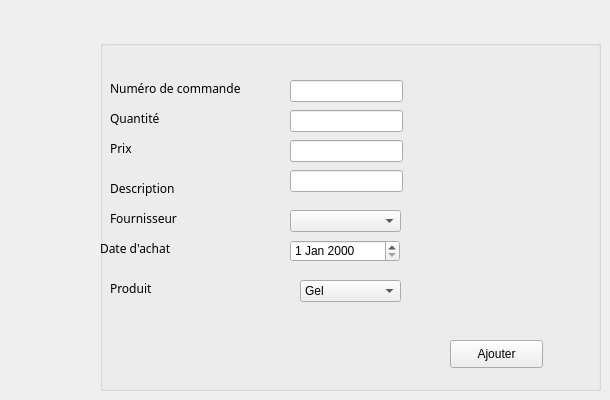
       <widget class="QWidget" name="tab_11">
        <attribute name="title">
         <string>ajouter commande</string>
        </attribute>
        <widget class="QGroupBox" name="groupBox">
         <property name="geometry">
          <rect>
           <x>100</x>
           <y>40</y>
           <width>501</width>
           <height>351</height>
          </rect>
         </property>
         <property name="title">
          <string/>
         </property>
         <widget class="QLabel" name="label_3">
          <property name="geometry">
           <rect>
            <x>10</x>
            <y>40</y>
            <width>141</width>
            <height>16</height>
           </rect>
          </property>
          <property name="font">
           <font>
            <family>Rockwell Extra Bold</family>
           </font>
          </property>
          <property name="text">
           <string>Numéro de commande</string>
          </property>
         </widget>
         <widget class="QLabel" name="label_4">
          <property name="geometry">
           <rect>
            <x>10</x>
            <y>100</y>
            <width>56</width>
            <height>16</height>
           </rect>
          </property>
          <property name="font">
           <font>
            <family>Rockwell Extra Bold</family>
           </font>
          </property>
          <property name="text">
           <string>Prix</string>
          </property>
         </widget>
         <widget class="QLabel" name="label_10">
          <property name="geometry">
           <rect>
            <x>10</x>
            <y>170</y>
            <width>101</width>
            <height>16</height>
           </rect>
          </property>
          <property name="font">
           <font>
            <family>Rockwell Extra Bold</family>
           </font>
          </property>
          <property name="text">
           <string>Fournisseur</string>
          </property>
         </widget>
         <widget class="QLineEdit" name="le_prix">
          <property name="geometry">
           <rect>
            <x>190</x>
            <y>100</y>
            <width>113</width>
            <height>22</height>
           </rect>
          </property>
          <property name="readOnly">
           <bool>false</bool>
          </property>
         </widget>
         <widget class="QLineEdit" name="le_numcommande">
          <property name="geometry">
           <rect>
            <x>190</x>
            <y>40</y>
            <width>113</width>
            <height>22</height>
           </rect>
          </property>
          <property name="readOnly">
           <bool>false</bool>
          </property>
         </widget>
         <widget class="QLabel" name="label_14">
          <property name="geometry">
           <rect>
            <x>10</x>
            <y>70</y>
            <width>101</width>
            <height>16</height>
           </rect>
          </property>
          <property name="font">
           <font>
            <family>Rockwell Extra Bold</family>
           </font>
          </property>
          <property name="text">
           <string>Quantité</string>
          </property>
         </widget>
         <widget class="QLabel" name="label_23">
          <property name="geometry">
           <rect>
            <x>0</x>
            <y>200</y>
            <width>111</width>
            <height>16</height>
           </rect>
          </property>
          <property name="font">
           <font>
            <family>Rockwell Extra Bold</family>
           </font>
          </property>
          <property name="text">
           <string>Date d'achat</string>
          </property>
         </widget>
         <widget class="QLabel" name="label_24">
          <property name="geometry">
           <rect>
            <x>10</x>
            <y>140</y>
            <width>71</width>
            <height>16</height>
           </rect>
          </property>
          <property name="font">
           <font>
            <family>Rockwell Extra Bold</family>
           </font>
          </property>
          <property name="text">
           <string>Description</string>
          </property>
         </widget>
         <widget class="QPushButton" name="pb_ajoutercommande">
          <property name="geometry">
           <rect>
            <x>350</x>
            <y>300</y>
            <width>93</width>
            <height>28</height>
           </rect>
          </property>
          <property name="text">
           <string>Ajouter</string>
          </property>
         </widget>
         <widget class="QLineEdit" name="le_quantite">
          <property name="geometry">
           <rect>
            <x>190</x>
            <y>70</y>
            <width>113</width>
            <height>22</height>
           </rect>
          </property>
         </widget>
         <widget class="QLabel" name="label_15">
          <property name="geometry">
           <rect>
            <x>10</x>
            <y>240</y>
            <width>71</width>
            <height>16</height>
           </rect>
          </property>
          <property name="font">
           <font>
            <family>Rockwell Extra Bold</family>
           </font>
          </property>
          <property name="text">
           <string>Produit</string>
          </property>
         </widget>
         <widget class="QLineEdit" name="le_description">
          <property name="geometry">
           <rect>
            <x>190</x>
            <y>130</y>
            <width>113</width>
            <height>22</height>
           </rect>
          </property>
         </widget>
         <widget class="QDateEdit" name="le_dateachat">
          <property name="geometry">
           <rect>
            <x>190</x>
            <y>200</y>
            <width>110</width>
            <height>22</height>
           </rect>
          </property>
         </widget>
         <widget class="QComboBox" name="cb_produitcommande">
          <property name="geometry">
           <rect>
            <x>200</x>
            <y>240</y>
            <width>101</width>
            <height>22</height>
           </rect>
          </property>
          <item>
           <property name="text">
            <string>Gel</string>
           </property>
          </item>
          <item>
           <property name="text">
            <string>Javel</string>
           </property>
          </item>
          <item>
           <property name="text">
            <string>Savon</string>
           </property>
          </item>
         </widget>
         <widget class="QComboBox" name="cb_matF">
          <property name="geometry">
           <rect>
            <x>190</x>
            <y>170</y>
            <width>111</width>
            <height>22</height>
           </rect>
          </property>
         </widget>
        </widget>
       </widget>
